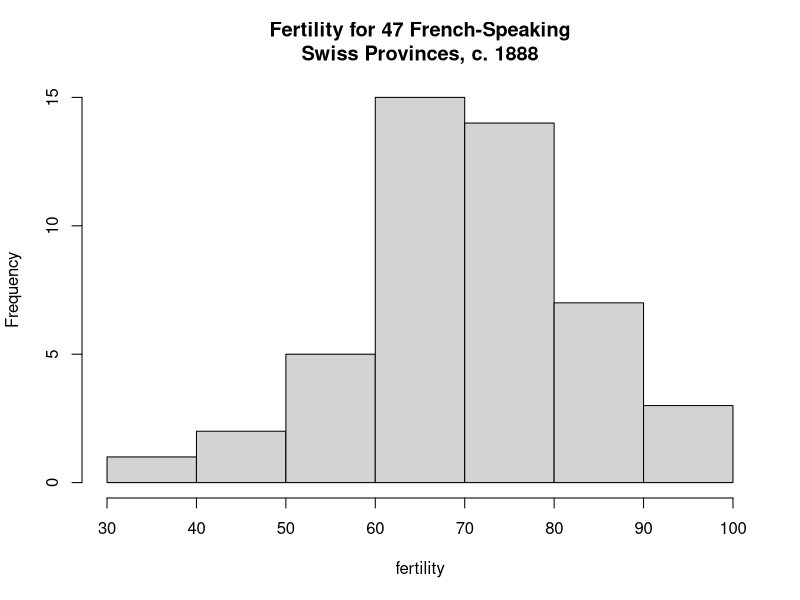

Reproduce this figure in R.
# R Statistics Essential Training
# Ex02_05
# Overlaying Plots

#LOAD DATA 
require("datasets")
?swiss

swiss
str(swiss)

data("swiss")
fertility <- swiss$Fertility

#Plot 1: Histogram 

h <- hist(fertility, 
#          prob = TRUE, #Flipside of freq = FALSE
#          ylim = c(0, 0.04), 
#          xlim = c(30,100), 
#          breaks = 11, 
#          col = #E5E5E5", 
#          border = 0, 
          main = "Fertility for 47 French-Speaking\nSwiss Provinces, c. 1888")